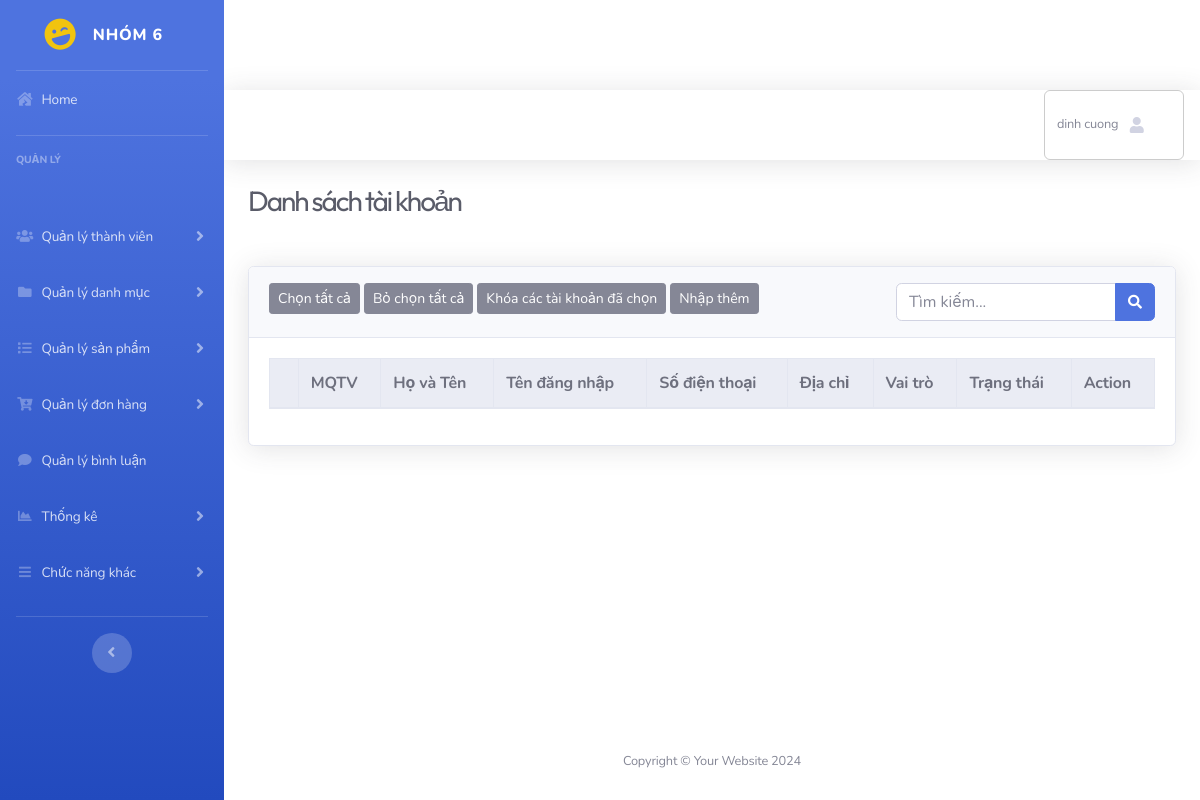
The app's page /admin/index.php?url=listTkKhoa, older data.
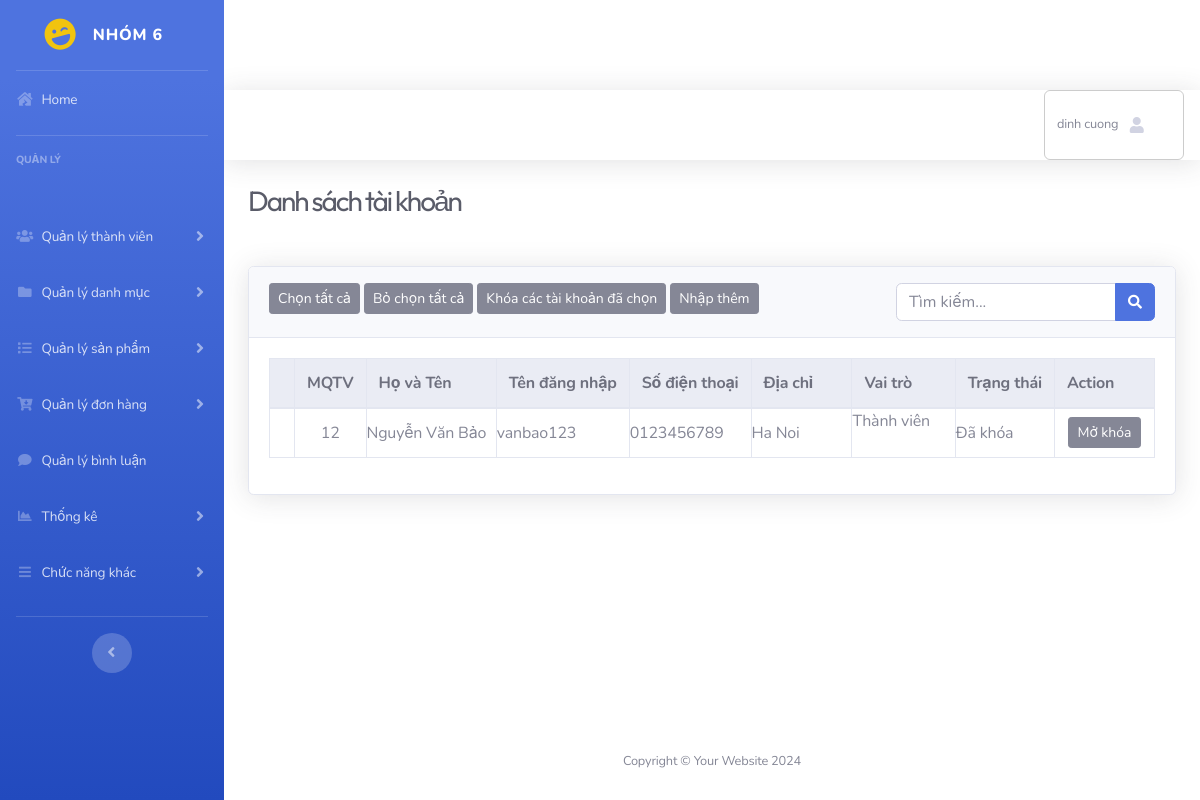
The same page, newer data.
### tables this page shows
CREATE TABLE `user` (
  `id` int(11) NOT NULL,
  `fullName` varchar(255) DEFAULT NULL,
  `userName` varchar(50) NOT NULL,
  `password` varchar(50) NOT NULL,
  `phoneNumber` varchar(20) DEFAULT NULL,
  `address` varchar(255) DEFAULT NULL,
  `option` tinyint(1) NOT NULL DEFAULT 0 COMMENT '0. Tốt 1. Đã khóa',
  `idRole` int(11) NOT NULL COMMENT '1. System Administrator 2. Admin 3. Thành viên'
);

### models/db.php (called while the page is built, shortened)
<?php
function getConnect()
{
    $connect = new PDO("mysql:host=" . DBHOST . ";dbname=" . DBNAME . ";charset=" . DBCHARSET, DBUSER, DBPASS);
    return $connect;
}
function getData($sql, $getAll = true)
{
    $conn = getConnect();
    $stmt = $conn->prepare($sql);
    $stmt->execute();
    if ($getAll) {
        return $stmt->fetchAll();
    }
    return $stmt->fetch();
}

### models/user.php (called while the page is built, shortened)
<?php
function load_all_user($idRole,$kyw,$option){
    $query="SELECT * FROM user WHERE 1";
    if($idRole==1){
        $query.=" AND ( idRole=1 OR idRole=2 ) AND `option`='$option'";
    }else{
        $query.=" AND idRole=3 AND `option`='$option'";
    }
    $query.=" ORDER BY id desc";
    return getData($query);
}
?>

### admin/taikhoan/listTkKhoa.php (the view, shortened to what this page needs)
<div class="container-fluid">
    <h1 class="h3 mb-2 text-gray-800 mb-5">Danh sách tài khoản</h1>
    <form action="?url=listTkKhoa" method="post">
        <div class="card shadow mb-4">
            <div class="card-header py-3">
                <button type="button" class="btn btn-secondary btn-sm">Chọn tất cả</button>
                <button type="button" class="btn btn-secondary btn-sm">Bỏ chọn tất cả</button>
                <button type="submit" name="xoacacmucchon" class="btn btn-secondary btn-sm">Khóa các tài khoản đã chọn</button>
                <a href="?url=addTk"><button type="button" class="btn btn-secondary btn-sm">Nhập thêm</button></a>
                <div class="float-right">
                    <div class="input-group">
                        <input type="text" class="form-control" name="kyw" placeholder="Tìm kiếm...">
                        <div class="input-group-append">
                            <button class="btn btn-primary" type="submit" name="search">
                                <i class="fas fa-search fa-sm"></i>
                            </button>
                        </div>
                    </div>
                </div>
            </div>
            <div class="card-body">
                <div class="table-responsive">
                    <table class="table table-bordered" width="100%" cellspacing="0">
                        <thead class="thead-light">
                            <tr>
                                <th></th>
                                <th>MQTV</th>
                                <th>Họ và Tên</th>
                                <th>Tên đăng nhập</th>
                                <th>Số điện thoại</th>
                                <th>Địa chỉ</th>
                                <th>Vai trò</th>
                                <th>Trạng thái</th>
                                <th>Action</th>
                            </tr>
                        </thead>
                        <tbody>
                            <?php foreach($listTk as $val): ?>
                            <?php
                                if($val['idRole']==2){
                                    $val['idRole']="Quản trị viên";
                                }else if($val['idRole']==3){
                                    $val['idRole']="Thành viên";
                                }
                                if($val['option']==1){
                                    $val['option']="Đã khóa";
                                }
                            ?>
                                <tr>
                                    <td class="align-middle text-center"><input type="checkbox" name="select[]" value="<?= $val['id'];?>"></td>
                                    <td class="align-middle text-center"><?= $val['id'];?></td>
                                    <td class="col-2 align-middle"><?= $val['fullName'];?></td>
                                    <td class="col-1 align-middle"><?= $val['userName'];?></td>
                                    <td class="col-1 align-middle"><?= $val['phoneNumber'];?></td>
                                    <td class="col-2 align-middle"><?= $val['address'];?></td>
                                    <td class="col-2"><?= $val['idRole'];?></td>
                                    <td class="col-1 align-middle"><?= $val['option'];?></td>
                                    <td class="col-2 align-middle text-center"><a href="?url=moKhoaTk&id=<?= $val['id'];?>"><button type="button" class="btn btn-secondary btn-sm">Mở khóa</button></a>
                                </tr>
                            <?php endforeach;?>
                        </tbody>
                    </table>
                </div>
            </div>
        </div>
    </form>
</div>

Row changes from the older to the newer data that the page shows:
added user: id "12", fullName "Nguyễn Văn Bảo", userName "vanbao123", phoneNumber "0123456789", address "Ha Noi", idRole "Thành viên", option "Đã khóa"
